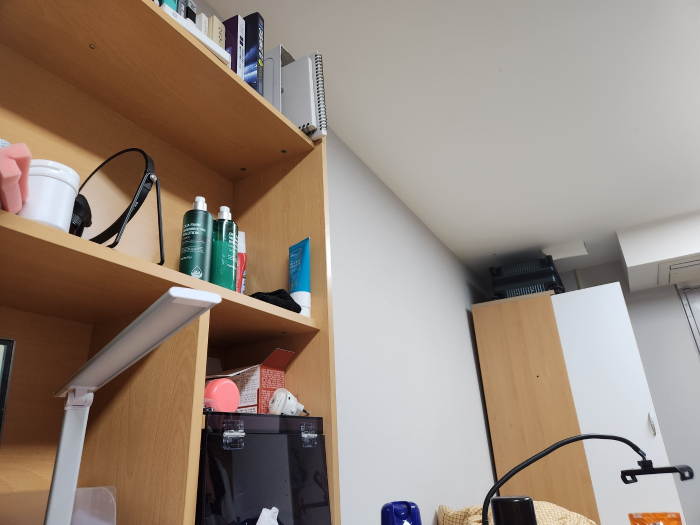
#> input picture img_test2.jpg, 1400 x 1050 px (shown at 1/2 size)
$ python hough_line_test.py
#> lines starting #> are read from the running program, lines starting #| are printed output that depends on the picture; after the words box and inside, x2 and y2 are one past the last pixel; in counts of white or black regions, pixels touching at a corner belong together
import cv2
import numpy as np

# 영상 전처리 (허프 변환을 적용하기 전에 필요한 전처리 수행)
def preprocessing_for_hough(frame, blurVal, darkening_factor):
    # 이미지의 어두운 부분을 조금 낮추되, 밝은 부분은 그대로 둔다.
    def adjust_brightness(image, darkening_factor):
        gray = cv2.cvtColor(image, cv2.COLOR_BGR2GRAY)
        equ = cv2.equalizeHist(gray)
        adjusted_image = cv2.addWeighted(equ, 1 - darkening_factor, gray, darkening_factor, 0)
        return cv2.cvtColor(adjusted_image, cv2.COLOR_GRAY2BGR)

    # 전처리
    ad_frame = adjust_brightness(frame, darkening_factor)
    gray = cv2.cvtColor(ad_frame, cv2.COLOR_BGR2GRAY)
    blur = cv2.GaussianBlur(gray, (blurVal, blurVal), 0)
    edges = cv2.Canny(blur, 50, 150, apertureSize=3)
    return gray, blur, edges
# 허프 변환 수행
def create_hough_lines(lines):
    line_arr = []
    if lines is not None and len(lines) > 0:
        for line in lines:
            rho, theta = line[0]
            a = np.cos(theta)
            b = np.sin(theta)
            x0 = a * rho
            y0 = b * rho
            x1 = int(x0 + 1000 * (-b))
            y1 = int(y0 + 1000 * (a))
            x2 = int(x0 - 1000 * (-b))
            y2 = int(y0 - 1000 * (a))
            line_arr.append([x1, y1, x2, y2])
    return np.array(line_arr)
# frame에 직선 그리기
def draw_lines(frame, line_arr, B, G, R):
    if line_arr.shape[0] > 0:
        for line in line_arr:
            line = np.squeeze(line)  # 만약 shape이 (1, 1, 4)인 경우 squeeze 사용
            cv2.line(frame, (line[0], line[1]), (line[2], line[3]), (B, G, R), 2)

# 기울기에 따른 line_arr 필터링
def lines_filtered(d_slope_degree, d_line_arr):
    # 수평 기울기 제한
    d_line_arr = d_line_arr[np.abs(d_slope_degree)>20]
    d_slope_degree = d_slope_degree[np.abs(d_slope_degree)>20]
    # 수직 기울기 제한
    d_line_arr = d_line_arr[np.abs(d_slope_degree)<75]
    d_slope_degree = d_slope_degree[np.abs(d_slope_degree)<75]
    # 필터링된 직선 버리기
    L_lines, R_lines = d_line_arr[(d_slope_degree>0),:], d_line_arr[(d_slope_degree<0),:]
    L_lines, R_lines = L_lines[:,None], R_lines[:,None]

    # NaN 값이 있는지 확인 후 정수로 변환
    if L_lines.size > 0:
        L_mean_line = np.expand_dims(np.nanmean(L_lines, axis=0), axis=0).astype(int)
    else:
        L_mean_line = np.zeros((1, 1, 4), dtype=int)

    if R_lines.size > 0:
        R_mean_line = np.expand_dims(np.nanmean(R_lines, axis=0), axis=0).astype(int)
    else:
        R_mean_line = np.zeros((1, 1, 4), dtype=int)

    # L_lines와 R_lines를 합치기
    all_lines = np.concatenate((L_lines, R_lines), axis=0)
    mean_line = np.concatenate((L_mean_line, R_mean_line), axis=0)

    return L_lines, R_lines, all_lines, L_mean_line, R_mean_line, mean_line

def main():
    # 비디오 캡처 객체 초기화
    frame = cv2.imread('img_test2.jpg')
#> frame is the input picture: shape (1050, 1400, 3); mean B, G, R 124.8, 136.4, 152
    n_frame = cv2.resize(frame, (416, 416))
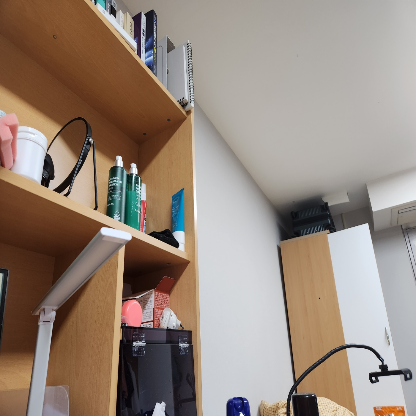
#> n_frame: shape (416, 416, 3); mean B, G, R 124.7, 136.3, 151.9

    # 허프 변환으로 선 감지
    gray, blur, edges = preprocessing_for_hough(n_frame, 7, 0.1)
#> in adjust_brightness, `gray = cv2.cvtColor(image, cv2.COLOR_BGR2GRAY)`:
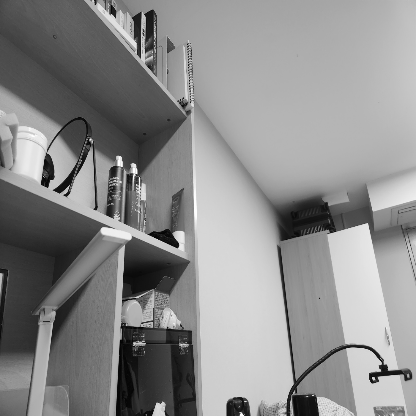
#> gray: shape (416, 416); min 2, max 255, mean 139.7
#> in adjust_brightness, `equ = cv2.equalizeHist(gray)`:
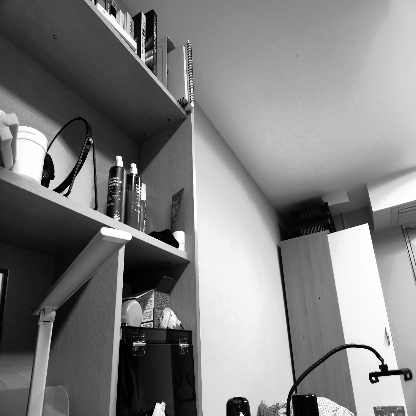
#> equ: shape (416, 416); min 0, max 255, mean 128.4
#> in preprocessing_for_hough, `blur = cv2.GaussianBlur(gray, (blurVal, blurVal), 0)`:
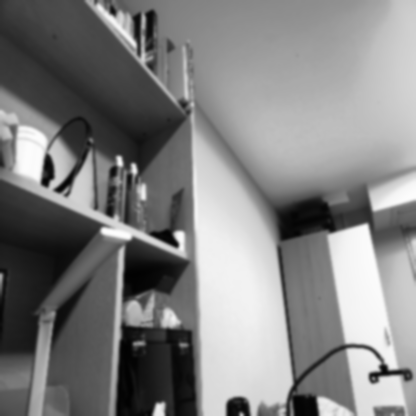
#> blur: shape (416, 416); min 1, max 253, mean 129.5
#> in preprocessing_for_hough, `edges = cv2.Canny(blur, 50, 150, apertureSize=3)`:
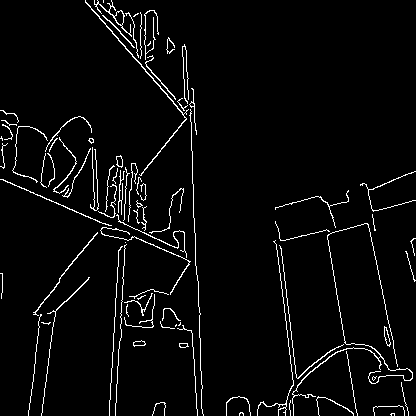
#> edges: shape (416, 416); 3.8% white in thin lines or dots
    lines = cv2.HoughLines(edges, 1, np.pi / 180, threshold=110)
#> lines = 13 rows, first 8: [-186, 3.11], [-182, 3.09], [131, 0.0524], [219, 0.663], [165, 1.97], [-248, 3.02], [-313, 2.93], [150, 2.01]
    line_arr = np.squeeze(create_hough_lines(lines))
#> the loop in create_hough_lines, `for line in lines:` made 13 passes
#> (rho, theta, a, b, x0, y0, x1, y1) on passes 1 to 12: (-186, 3.11, -0.999, 0.0349, 185.9, -6.49, 150, -1005), (-182, 3.09, -0.999, 0.0523, 181.8, -9.53, 129, -1008), (131, 0.0524, 0.999, 0.0523, 130.8, 6.86, 78, 1005), (219, 0.663, 0.788, 0.616, 172.6, 134.8, -443, 922), (165, 1.97, -0.391, 0.921, -64.47, 151.9, -984, -238), (-248, 3.02, -0.993, 0.122, 246.2, -30.22, 124, -1022), (-313, 2.93, -0.978, 0.208, 306.2, -65.08, 98, -1043), (150, 2.01, -0.423, 0.906, -63.39, 135.9, -969, -286), (162, 1.99, -0.407, 0.914, -65.89, 148, -979, -258), (-64, 2.43, -0.755, 0.656, 48.3, -41.99, -607, -796), (-244, 3.02, -0.993, 0.122, 242.2, -29.74, 120, -1022), (143, 0.0698, 0.998, 0.0698, 142.7, 9.98, 72, 1007)
#> after the loop in create_hough_lines, `for line in lines:`: line_arr = 13 items, first 6: [150, -1005, 220, 992], [129, -1008, 234, 989], [78, 1005, 183, -991], [-443, 922, 788, -653], [-984, -238, 856, 542], [124, -1022, 368, 962]
#> line_arr = 13 rows, first 6: [150, -1005, 220, 992], [129, -1008, 234, 989], [78, 1005, 183, -991], [-443, 922, 788, -653], [-984, -238, 856, 542], [124, -1022, 368, 962]

    # 선 솎아내기
    x1, y1, x2, y2 = line_arr[:, 0], line_arr[:, 1], line_arr[:, 2], line_arr[:, 3]
#> x1 = [150, 129, 78, -443, -984, 124, 98, -969, -979, -607, 120, 72, 84]; y1 = [-1005, -1008, 1005, 922, -238, -1022, -1043, -286, -258, -796, -1022, 1007, 1005]; x2 = [220, 234, 183, 788, 856, 368, 514, 842, 847, 704, 364, 212, 189]; y2 = [992, 989, -991, -653, 542, 962, 913, 558, 554, 712, 962, -987, -991]
    slope_degree = (np.arctan2(y2 - y1, x2 - x1) * 180) / np.pi
#> slope_degree = [87.99, 86.99, -86.99, -51.99, 22.97, 82.99, 77.99, 24.99, 23.97, 49, 82.99, -85.98, -86.99]
    _, _, all_lines, _, _, mean_line = lines_filtered(slope_degree, line_arr)
#> in lines_filtered, `d_line_arr = d_line_arr[np.abs(d_slope_degree)>20]`: d_line_arr has the same summary as line_arr in main
#> in lines_filtered, `d_slope_degree = d_slope_degree[np.abs(d_slope_degree)>20]`: d_slope_degree has the same summary as slope_degree in main
#> in lines_filtered, `d_line_arr = d_line_arr[np.abs(d_slope_degree)<75]`: d_line_arr = [[-443, 922, 788, -653], [-984, -238, 856, 542], [-969, -286, 842, 558], [-979, -258, 847, 554], [-607, -796, 704, 712]]
#> in lines_filtered, `d_slope_degree = d_slope_degree[np.abs(d_slope_degree)<75]`: d_slope_degree = [-51.99, 22.97, 24.99, 23.97, 49]
#> in lines_filtered, `L_lines, R_lines = d_line_arr[(d_slope_degree>0),:], d_line_arr[(d_slo..`: L_lines = [[-984, -238, 856, 542], [-969, -286, 842, 558], [-979, -258, 847, 554], [-607, -796, 704, 712]]; R_lines = [[-443, 922, 788, -653]]
#> in lines_filtered, `L_mean_line = np.expand_dims(np.nanmean(L_lines, axis=0), axis=0).asty..`: L_mean_line = [[-884, -394, 812, 591]]
#> in lines_filtered, `R_mean_line = np.expand_dims(np.nanmean(R_lines, axis=0), axis=0).asty..`: R_mean_line = [[-443, 922, 788, -653]]
#> in lines_filtered, `all_lines = np.concatenate((L_lines, R_lines), axis=0)`: all_lines = [[-984, -238, 856, 542], [-969, -286, 842, 558], [-979, -258, 847, 554], [-607, -796, 704, 712], [-443, 922, 788, -653]]
#> in lines_filtered, `mean_line = np.concatenate((L_mean_line, R_mean_line), axis=0)`: mean_line = [[-884, -394, 812, 591], [-443, 922, 788, -653]]
#> mean_line = [[-884, -394, 812, 591], [-443, 922, 788, -653]]

    # print(all_lines)
    # print(mean_line)

    # 선 그리기
    draw_lines(n_frame, mean_line, 0, 0, 255)
#> the loop in draw_lines, `for line in line_arr:` made 2 passes
#> after the loop in draw_lines, `for line in line_arr:`:
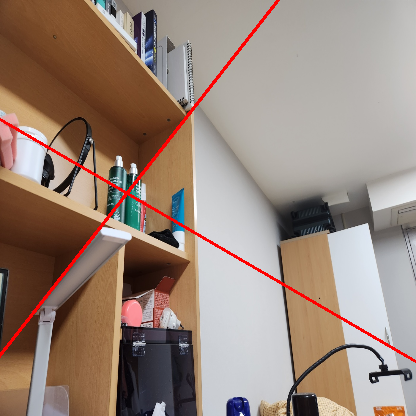
#> frame: shape (416, 416, 3); 1.64% of pixels changed, all inside (x1, y1, x2, y2) = (0, 0, 416, 363)
    cv2.imshow("Hough transform test", n_frame)
    # for img in [blur, edges]:
    #     cv2.imshow(str(img), img)
    cv2.waitKey()
    # 비디오 캡처 객체 해제
    cv2.destroyAllWindows()

if __name__ == "__main__":
    main()

$ run again, with img_test3.jpg copied over img_test2.jpg
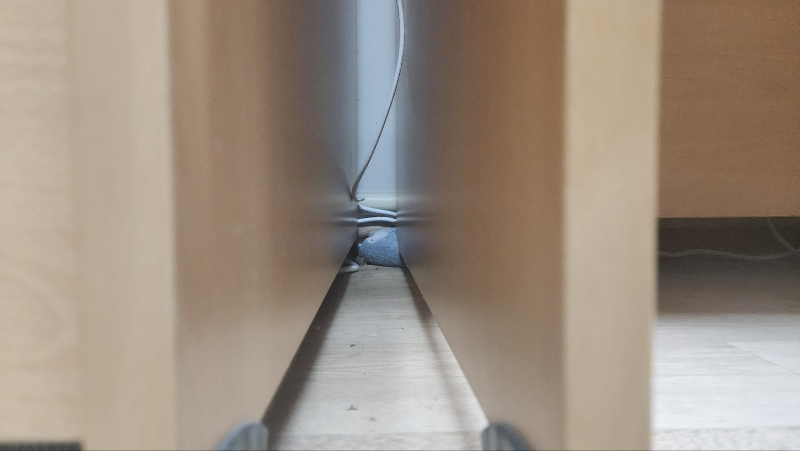
#> input picture img_test3.jpg, 1600 x 901 px (shown at 1/2 size)
#> in main, frame is the input picture: shape (901, 1600, 3); mean B, G, R 128.7, 142.4, 156.2
#> in preprocessing_for_hough, `edges = cv2.Canny(blur, 50, 150, apertureSize=3)`:
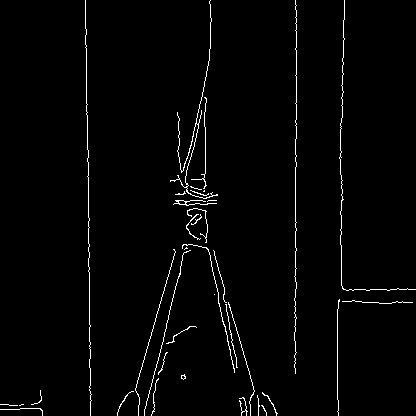
#> edges: shape (416, 416); 1.9% white in thin lines or dots
#> lines = [[295, 0], [-84, 3.12], [344, 0.0175], [237, 0.279], [-136, 2.86], [240, 0.244]]
#> the loop in create_hough_lines, `for line in lines:` made 6 passes
#> (rho, theta, a, b, x0, y0, x1, y1) on passes 1 to 6: (295, 0, 1, 0, 295, 0, 295, 1000), (-84, 3.12, -1, 0.0175, 83.99, -1.47, 66, -1001), (344, 0.0175, 1, 0.0175, 343.9, 6, 326, 1005), (237, 0.279, 0.961, 0.276, 227.8, 65.33, -47, 1026), (-136, 2.86, -0.961, 0.276, 130.7, -37.49, -144, -998), (240, 0.244, 0.97, 0.242, 232.9, 58.06, -9, 1028)
#> after the loop in create_hough_lines, `for line in lines:`: line_arr = [[295, 1000, 295, -1000], [66, -1001, 101, 998], [326, 1005, 361, -993], [-47, 1026, 503, -895], [-144, -998, 406, 923], [-9, 1028, 474, -912]]
#> in main, `x1, y1, x2, y2 = line_arr[:, 0], line_arr[:, 1], line_arr[:, 2], line_..`: x1 = [295, 66, 326, -47, -144, -9]; y1 = [1000, -1001, 1005, 1026, -998, 1028]; x2 = [295, 101, 361, 503, 406, 474]; y2 = [-1000, 998, -993, -895, 923, -912]
#> slope_degree = [-90, 89, -89, -74.02, 74.02, -76.02]
#> in lines_filtered, `d_line_arr = d_line_arr[np.abs(d_slope_degree)>20]`: d_line_arr has the same summary as line_arr in create_hough_lines
#> in lines_filtered, `d_line_arr = d_line_arr[np.abs(d_slope_degree)<75]`: d_line_arr = [[-47, 1026, 503, -895], [-144, -998, 406, 923]]
#> in lines_filtered, `d_slope_degree = d_slope_degree[np.abs(d_slope_degree)<75]`: d_slope_degree = [-74.02, 74.02]
#> L_lines = [[-144, -998, 406, 923]]; R_lines = [[-47, 1026, 503, -895]]
#> L_mean_line = [[-144, -998, 406, 923]]
#> R_mean_line = [[-47, 1026, 503, -895]]
#> in lines_filtered, `all_lines = np.concatenate((L_lines, R_lines), axis=0)`: all_lines = [[-144, -998, 406, 923], [-47, 1026, 503, -895]]
#> the loop in draw_lines, `for line in line_arr:` made 2 passes
#> after the loop in draw_lines, `for line in line_arr:`:
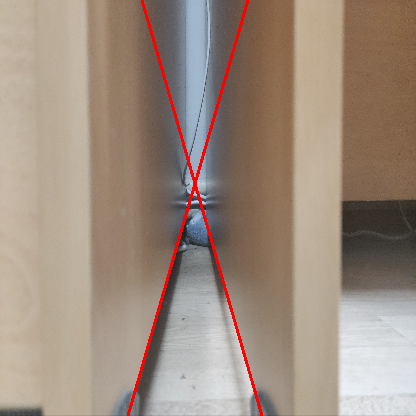
#> frame: shape (416, 416, 3); mean B, G, R 126.9, 140.6, 158.1

$ run again, with img_test.jpg copied over img_test2.jpg
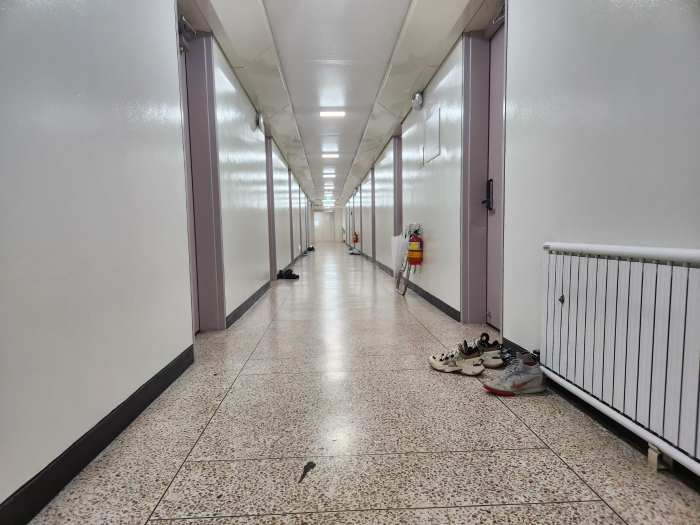
#> input picture img_test.jpg, 1400 x 1050 px (shown at 1/2 size)
#> in main, frame is the input picture: shape (1050, 1400, 3); mean B, G, R 147.5, 150.7, 154.1
#> in preprocessing_for_hough, `edges = cv2.Canny(blur, 50, 150, apertureSize=3)`:
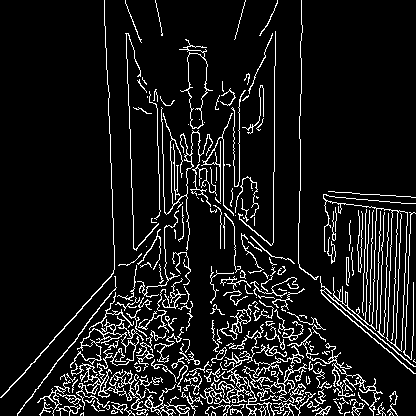
#> edges: shape (416, 416); 9.6% white in thin lines or dots
#> lines = 86 rows, first 8: [-125, 3.11], [267, 0.733], [-105, 3.11], [-160, 3.12], [276, 0.0175], [302, 0.0175], [20, 2.25], [268, 0.663]
#> the loop in create_hough_lines, `for line in lines:` made 86 passes
#> (rho, theta, a, b, x0, y0, x1, y1) on passes 1 to 8: (-125, 3.11, -0.999, 0.0349, 124.9, -4.36, 90, -1003), (267, 0.733, 0.743, 0.669, 198.4, 178.7, -470, 921), (-105, 3.11, -0.999, 0.0349, 104.9, -3.66, 70, -1003), (-160, 3.12, -1, 0.0175, 160, -2.79, 142, -1002), (276, 0.0175, 1, 0.0175, 276, 4.82, 258, 1004), (302, 0.0175, 1, 0.0175, 302, 5.27, 284, 1005), (20, 2.25, -0.629, 0.777, -12.59, 15.54, -789, -613), (268, 0.663, 0.788, 0.616, 211.2, 165, -404, 953)
#> after the loop in create_hough_lines, `for line in lines:`: line_arr = 86 items, first 6: [90, -1003, 159, 995], [-470, 921, 867, -564], [70, -1003, 139, 995], [142, -1002, 177, 997], [258, 1004, 293, -995], [284, 1005, 319, -994]
#> in main, `line_arr = np.squeeze(create_hough_lines(lines))`: line_arr = 86 rows, first 6: [90, -1003, 159, 995], [-470, 921, 867, -564], [70, -1003, 139, 995], [142, -1002, 177, 997], [258, 1004, 293, -995], [284, 1005, 319, -994]
#> in main, `x1, y1, x2, y2 = line_arr[:, 0], line_arr[:, 1], line_arr[:, 2], line_..`: x1 = 86 values, max 368 at index 30, min -1044 at index 50, mean -514.2; y1 = 86 values, max 1026 at index 17, min -1005 at index 22, mean 275; x2 = 86 values, max 1073 at index 73, min 139 at index 2, mean 721.5; y2 = 86 values, max 997 at index 3, min -1000 at index 8, mean 110.9
#> slope_degree = 86 values, max 89 at index 3, min -90 at index 8, mean -6.74
#> in lines_filtered, `d_line_arr = d_line_arr[np.abs(d_slope_degree)>20]`: d_line_arr = 48 rows, first 6: [90, -1003, 159, 995], [-470, 921, 867, -564], [70, -1003, 139, 995], [142, -1002, 177, 997], [258, 1004, 293, -995], [284, 1005, 319, -994]
#> in lines_filtered, `d_slope_degree = d_slope_degree[np.abs(d_slope_degree)>20]`: d_slope_degree = 48 values, max 89 at index 3, min -90 at index 8, mean -11.65
#> in lines_filtered, `d_line_arr = d_line_arr[np.abs(d_slope_degree)<75]`: d_line_arr = 25 rows, first 6: [-470, 921, 867, -564], [-789, -613, 764, 644], [-404, 953, 826, -623], [-778, -628, 753, 657], [-775, -631, 756, 654], [-258, 1000, 711, -749]
#> in lines_filtered, `d_slope_degree = d_slope_degree[np.abs(d_slope_degree)<75]`: d_slope_degree = 25 values, max 67.03 at index 16, min -74.03 at index 7, mean -11.32
#> L_lines = [[-789, -613, 764, 644], [-778, -628, 753, 657], [-775, -631, 756, 654], [-689, -724, 724, 689], [-773, -634, 758, 651], [-687, -726, 726, 687], [-483, -878, 605, 798], [-286, -964, 494, 876], [-761, -648, 748, 663], [-743, -668, 742, 669], [-391, -924, 547, 841]]; R_lines = 14 rows, first 6: [-470, 921, 867, -564], [-404, 953, 826, -623], [-258, 1000, 711, -749], [-391, 956, 811, -640], [-48, 1026, 502, -896], [-224, 1008, 683, -773]
#> L_mean_line = [[-650, -730, 692, 711]]
#> R_mean_line = [[-318, 972, 752, -689]]
#> in lines_filtered, `all_lines = np.concatenate((L_lines, R_lines), axis=0)`: all_lines = 25 rows, first 6: [-789, -613, 764, 644], [-778, -628, 753, 657], [-775, -631, 756, 654], [-689, -724, 724, 689], [-773, -634, 758, 651], [-687, -726, 726, 687]
#> in lines_filtered, `mean_line = np.concatenate((L_mean_line, R_mean_line), axis=0)`: mean_line = [[-650, -730, 692, 711], [-318, 972, 752, -689]]
#> the loop in draw_lines, `for line in line_arr:` made 2 passes
#> after the loop in draw_lines, `for line in line_arr:`:
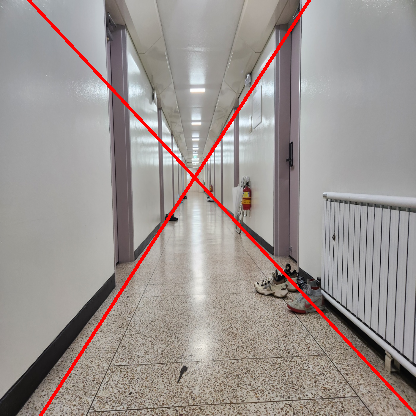
#> frame: shape (416, 416, 3); mean B, G, R 144.7, 147.8, 156.1
